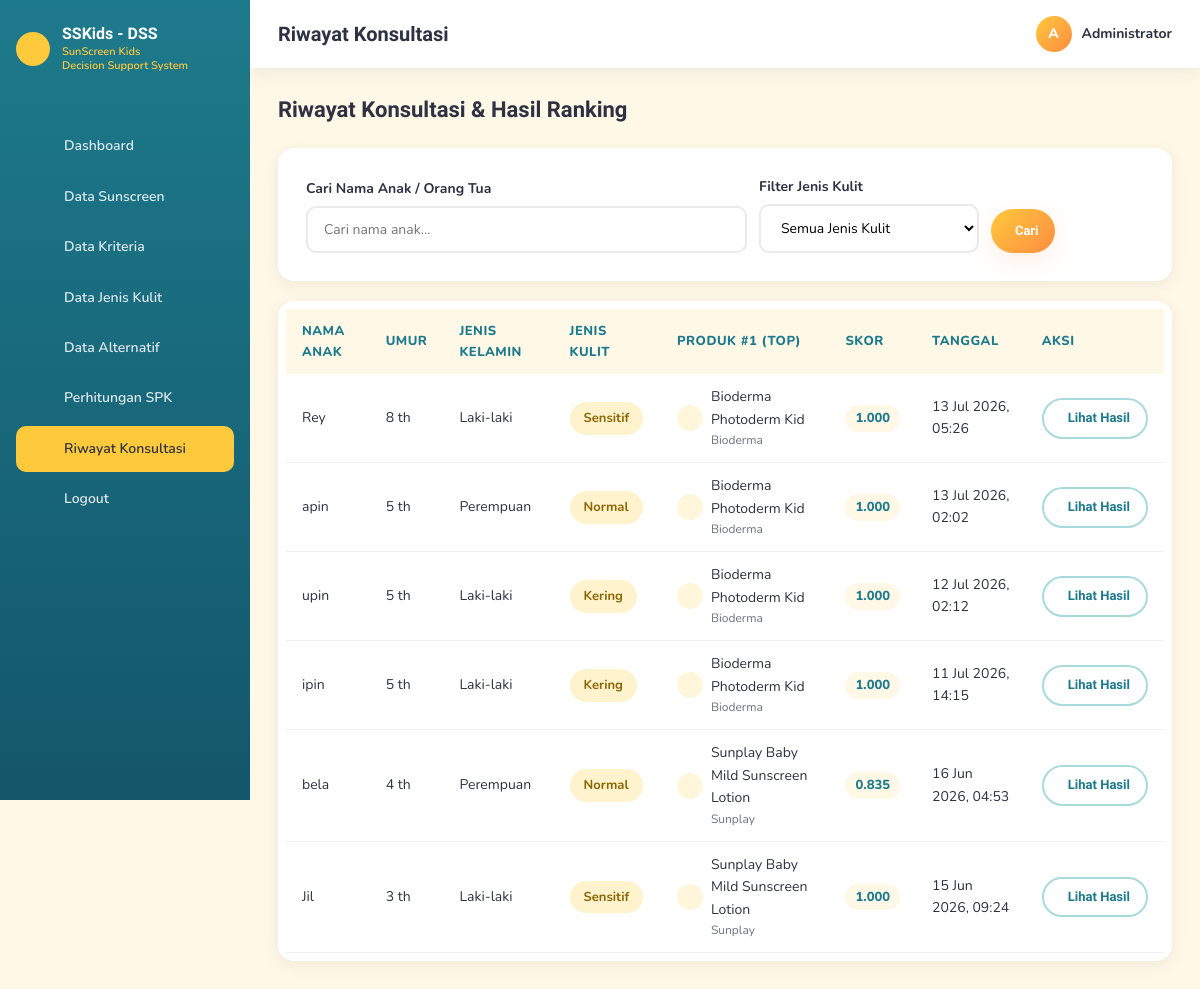
The page /admin/riwayat_konsultasi.php (signed in) on the database its author committed.
### tables this page shows
CREATE TABLE `konsultasi` (
  `id` int NOT NULL,
  `nama_anak` varchar(100) NOT NULL,
  `umur_anak` int NOT NULL,
  `jenis_kelamin` enum('Laki-laki','Perempuan') NOT NULL,
  `jenis_kulit_id` int NOT NULL,
  `tanggal` timestamp NULL DEFAULT CURRENT_TIMESTAMP
);

CREATE TABLE `jenis_kulit` (
  `id` int NOT NULL,
  `nama_jenis_kulit` varchar(50) NOT NULL,
  `kode` varchar(20) NOT NULL,
  `prioritas_sunscreen` varchar(50) NOT NULL,
  `deskripsi` text
);

CREATE TABLE `sunscreen` (
  `id` int NOT NULL,
  `nama_produk` varchar(150) NOT NULL,
  `merek` varchar(100) NOT NULL,
  `jenis_sunscreen` enum('Physical','Chemical','Hybrid') NOT NULL,
  `spf` int NOT NULL,
  `pa` varchar(10) NOT NULL,
  `kandungan_fa` varchar(30) NOT NULL DEFAULT 'bebas_semua',
  `hypoallergenic` enum('Ya','Tidak') NOT NULL DEFAULT 'Ya',
  `water_resistant` enum('Ya','Tidak') NOT NULL DEFAULT 'Tidak',
  `harga` decimal(12,2) NOT NULL,
  `ukuran` int NOT NULL,
  `foto` varchar(255) DEFAULT 'default.png',
  `created_at` timestamp NULL DEFAULT CURRENT_TIMESTAMP
);

CREATE TABLE `hasil_rekomendasi` (
  `id` int NOT NULL,
  `konsultasi_id` int NOT NULL,
  `sunscreen_id` int NOT NULL,
  `nilai_akhir` decimal(10,5) NOT NULL,
  `ranking` int NOT NULL,
  `alasan` text
);

### admin/riwayat_konsultasi.php (the view, shortened to what this page needs)
<?php
require_once '../includes/config.php';
$keyword      = trim($_GET['q'] ?? '');
$sql = "SELECT k.*, jk.kode AS kode_kulit, jk.nama_jenis_kulit,
               s.nama_produk, s.merek, hr.nilai_akhir
        FROM konsultasi k
        JOIN jenis_kulit jk ON jk.id = k.jenis_kulit_id
        LEFT JOIN hasil_rekomendasi hr ON hr.konsultasi_id = k.id AND hr.ranking = 1
        LEFT JOIN sunscreen s ON s.id = hr.sunscreen_id
        WHERE 1=1";
$sql .= " ORDER BY k.tanggal DESC";
$data = [];
$res = $koneksi->query($sql);
while ($row = $res->fetch_assoc()) $data[] = $row;
include '../includes/admin_header.php';
?>
<div class="page-title-bar">
  <h2><i class="ti ti-history"></i> Riwayat Konsultasi &amp; Hasil Ranking</h2>
</div>
<div class="card" style="margin-bottom:20px;">
  <form method="GET" class="filter-row">
    <div class="form-group" style="margin-bottom:0; flex:1; min-width:220px;">
      <label>Cari Nama Anak / Orang Tua</label>
      <input type="text" name="q" class="form-control" placeholder="Cari nama anak..." value="<?= htmlspecialchars($keyword) ?>">
    </div>
    <div class="form-group" style="margin-bottom:0; min-width:220px;">
      <label>Filter Jenis Kulit</label>
      <select name="jenis_kulit" class="form-control">
        <option value="">Semua Jenis Kulit</option>
      </select>
    </div>
    <button type="submit" class="btn btn-primary btn-sm"><i class="ti ti-search"></i> Cari</button>
  </form>
</div>
<div class="table-wrapper">
  <table>
    <thead>
      <tr>
        <th>Nama Anak</th><th>Umur</th><th>Jenis Kelamin</th>
        <th>Jenis Kulit</th><th>Produk #1 (Top)</th><th>Skor</th><th>Tanggal</th><th>Aksi</th>
      </tr>
    </thead>
    <tbody>
      <?php foreach ($data as $d): ?>
      <tr>
        <td><?= htmlspecialchars($d['nama_anak']) ?></td>
        <td><?= $d['umur_anak'] ?> th</td>
        <td><?= $d['jenis_kelamin'] ?></td>
        <td><span class="badge badge-yellow"><?= htmlspecialchars($d['nama_jenis_kulit']) ?></span></td>
        <td>
          <?php if ($d['nama_produk']): ?>
            <div class="top-produk">
              <span class="icon-circle-sm"><i class="ti ti-trophy"></i></span>
              <div>
                <?= htmlspecialchars($d['nama_produk']) ?>
                <div style="color:var(--text-muted); font-size:12px;"><?= htmlspecialchars($d['merek']) ?></div>
              </div>
            </div>
          <?php else: ?>
            <span class="no-result-text">Belum ada hasil</span>
          <?php endif; ?>
        </td>
        <td><?= $d['nilai_akhir'] !== null ? '<span class="score-pill">' . number_format($d['nilai_akhir'], 3) . '</span>' : '<span class="no-result-text">-</span>' ?></td>
        <td><?= date('d M Y, H:i', strtotime($d['tanggal'])) ?></td>
        <td>
          <a href="hasil_detail.php?id=<?= $d['id'] ?>" class="btn btn-outline btn-sm"><i class="ti ti-eye"></i> Lihat Hasil</a>
        </td>
      </tr>
      <?php endforeach; ?>
    </tbody>
  </table>
</div>
<?php include '../includes/admin_footer.php'; ?>

### assets/css/style.css (style rules this page uses)
:root { --sun-yellow: #FFC93C; --sunset-orange: #FF8C42; --sky-blue: #A8DADC; --deep-blue: #1D7A8C; --white: #FFFFFF; --cream: #FFF8E7; --text-dark: #2D3142; --text-muted: #6B7280; --success: #6FCF97; --danger: #EF5350; --gold: #FFD700; --silver: #C0C0C0; --bronze: #CD7F32; --gradient-sun: linear-gradient(135deg, #FFC93C 0%, #FF8C42 60%, #A8DADC 100%); --gradient-btn: linear-gradient(135deg, #FFC93C 0%, #FF8C42 100%); --radius-sm: 10px; --radius-md: 16px; --radius-lg: 24px; --shadow-soft: 0 8px 24px rgba(255, 140, 66, 0.15); --shadow-card: 0 4px 16px rgba(45, 49, 66, 0.08); --font-heading: 'Baloo 2', 'Poppins', sans-serif; --font-body: 'Nunito', 'Inter', sans-serif; }
* { margin: 0; padding: 0; box-sizing: border-box; }
html { scroll-behavior: smooth; }
body { font-family: var(--font-body); color: var(--text-dark); background: var(--cream); line-height: 1.6; }
a { text-decoration: none; color: inherit; }
h1, h2, h3, h4 { font-family: var(--font-heading); font-weight: 700; line-height: 1.25; color: var(--text-dark); }
.btn { display: inline-flex; align-items: center; justify-content: center; gap: 8px; padding: 14px 28px; border: none; border-radius: 999px; font-family: var(--font-heading); font-weight: 600; font-size: 15px; cursor: pointer; transition: transform 0.2s ease, box-shadow 0.2s ease, background 0.2s ease; white-space: nowrap; }
.btn-primary { background: var(--gradient-btn); color: var(--white); box-shadow: var(--shadow-soft); }
.btn-outline { background: transparent; color: var(--deep-blue); border: 2px solid var(--sky-blue); }
.btn-sm { padding: 8px 16px; font-size: 13px; }
.card { background: var(--white); border-radius: var(--radius-md); box-shadow: var(--shadow-card); padding: 28px; transition: transform 0.25s ease, box-shadow 0.25s ease; }
.form-group { margin-bottom: 18px; }
.form-group label { display: block; font-weight: 700; font-size: 14px; margin-bottom: 6px; color: var(--text-dark); }
.form-control { width: 100%; padding: 12px 16px; border: 2px solid #EAEAEA; border-radius: var(--radius-sm); font-family: var(--font-body); font-size: 14px; background: var(--white); transition: border-color 0.2s; }
.badge { display: inline-flex; align-items: center; gap: 6px; padding: 6px 14px; border-radius: 999px; font-size: 13px; font-weight: 700; }
.badge-yellow { background: #FFF3CD; color: #8A6500; }
.table-wrapper { background: var(--white); border-radius: var(--radius-md); box-shadow: var(--shadow-card); overflow-x: auto; padding: 8px; }
table { width: 100%; border-collapse: collapse; min-width: 600px; }
thead th { background: var(--cream); color: var(--deep-blue); text-align: left; padding: 12px 16px; font-size: 13px; font-weight: 800; text-transform: uppercase; letter-spacing: 0.5px; }
tbody td { padding: 12px 16px; border-bottom: 1px solid #F0F0F0; font-size: 14px; vertical-align: middle; }
.page-title-bar { display: flex; justify-content: space-between; align-items: center; flex-wrap: wrap; gap: 12px; margin-bottom: 24px; }
.page-title-bar h2 { font-size: 22px; }

### admin/riwayat_konsultasi.php (style rules this page uses)
.filter-row { display: flex; gap: 12px; align-items: end; flex-wrap: wrap; }
.filter-row .btn { height: 44px; }
.top-produk { display: flex; align-items: center; gap: 8px; }
.top-produk .icon-circle-sm { width: 26px; height: 26px; border-radius: 50%; background: #FFF6DC; color: #8A6500; display: flex; align-items: center; justify-content: center; font-size: 13px; flex-shrink: 0; }
.score-pill { display: inline-block; padding: 3px 10px; border-radius: 999px; font-weight: 800; font-size: 13px; background: var(--cream); color: var(--deep-blue); }

### rows shown on the page
konsultasi: nama_anak "Rey", umur_anak "8", jenis_kelamin "Laki-laki", jenis_kulit.nama_jenis_kulit "Sensitif", sunscreen.nama_produk "Bioderma Photoderm Kid", sunscreen.merek "Bioderma", hasil_rekomendasi.nilai_akhir "1.000", tanggal "13 Jul 2026, 05:26"
konsultasi: nama_anak "apin", umur_anak "5", jenis_kelamin "Perempuan", jenis_kulit.nama_jenis_kulit "Normal", sunscreen.nama_produk "Bioderma Photoderm Kid", sunscreen.merek "Bioderma", hasil_rekomendasi.nilai_akhir "1.000", tanggal "13 Jul 2026, 02:02"
konsultasi: nama_anak "upin", umur_anak "5", jenis_kelamin "Laki-laki", jenis_kulit.nama_jenis_kulit "Kering", sunscreen.nama_produk "Bioderma Photoderm Kid", sunscreen.merek "Bioderma", hasil_rekomendasi.nilai_akhir "1.000", tanggal "12 Jul 2026, 02:12"
konsultasi: nama_anak "ipin", umur_anak "5", jenis_kelamin "Laki-laki", jenis_kulit.nama_jenis_kulit "Kering", sunscreen.nama_produk "Bioderma Photoderm Kid", sunscreen.merek "Bioderma", hasil_rekomendasi.nilai_akhir "1.000", tanggal "11 Jul 2026, 14:15"
konsultasi: nama_anak "bela", umur_anak "4", jenis_kelamin "Perempuan", jenis_kulit.nama_jenis_kulit "Normal", sunscreen.nama_produk "Sunplay Baby Mild Sunscreen Lotion", sunscreen.merek "Sunplay", hasil_rekomendasi.nilai_akhir "0.835", tanggal "16 Jun 2026, 04:53"
konsultasi: nama_anak "Jil", umur_anak "3", jenis_kelamin "Laki-laki", jenis_kulit.nama_jenis_kulit "Sensitif", sunscreen.nama_produk "Sunplay Baby Mild Sunscreen Lotion", sunscreen.merek "Sunplay", hasil_rekomendasi.nilai_akhir "1.000", tanggal "15 Jun 2026, 09:24"

### other values the page prints
$pageTitle "Riwayat Konsultasi"
substr($_SESSION['admin_nama'] ?? 'A', 0, 1) "A"
$_SESSION['admin_nama'] "Administrator"
